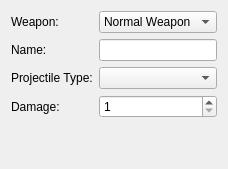
      <widget class="QWidget" name="tab_3">
       <attribute name="title">
        <string>Weapons</string>
       </attribute>
       <layout class="QHBoxLayout" name="horizontalLayout_8">
        <item>
         <layout class="QGridLayout" name="gridLayout_7">
          <item row="0" column="0">
           <widget class="QLabel" name="label_20">
            <property name="text">
             <string>Weapon:</string>
            </property>
           </widget>
          </item>
          <item row="4" column="0">
           <spacer name="verticalSpacer_4">
            <property name="orientation">
             <enum>Qt::Vertical</enum>
            </property>
            <property name="sizeHint" stdset="0">
             <size>
              <width>20</width>
              <height>40</height>
             </size>
            </property>
           </spacer>
          </item>
          <item row="0" column="1">
           <widget class="QComboBox" name="comboBox_8">
            <item>
             <property name="text">
              <string>Normal Weapon</string>
             </property>
            </item>
            <item>
             <property name="text">
              <string>1</string>
             </property>
            </item>
            <item>
             <property name="text">
              <string>2</string>
             </property>
            </item>
            <item>
             <property name="text">
              <string>3</string>
             </property>
            </item>
            <item>
             <property name="text">
              <string>4</string>
             </property>
            </item>
            <item>
             <property name="text">
              <string>5</string>
             </property>
            </item>
            <item>
             <property name="text">
              <string>6</string>
             </property>
            </item>
            <item>
             <property name="text">
              <string>7</string>
             </property>
            </item>
            <item>
             <property name="text">
              <string>8</string>
             </property>
            </item>
           </widget>
          </item>
          <item row="1" column="0">
           <widget class="QLabel" name="label_21">
            <property name="text">
             <string>Name:</string>
            </property>
           </widget>
          </item>
          <item row="2" column="0">
           <widget class="QLabel" name="label_24">
            <property name="text">
             <string>Projectile Type:</string>
            </property>
           </widget>
          </item>
          <item row="2" column="1">
           <widget class="QComboBox" name="comboBox_10"/>
          </item>
          <item row="1" column="1">
           <widget class="QLineEdit" name="lineEdit_3"/>
          </item>
          <item row="3" column="0">
           <widget class="QLabel" name="label_25">
            <property name="text">
             <string>Damage:</string>
            </property>
           </widget>
          </item>
          <item row="3" column="1">
           <widget class="QSpinBox" name="spinBox_5">
            <property name="minimum">
             <number>1</number>
            </property>
           </widget>
          </item>
         </layout>
        </item>
       </layout>
      </widget>
